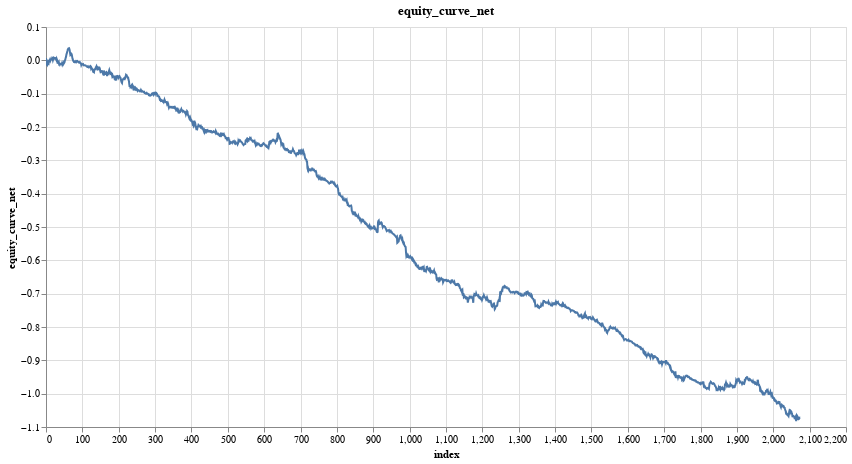

Source (notebook cell):
### Code cell
research.plot_column(model_trades, 'equity_curve_net')

### Figure 1 — Vega specification as saved in the notebook (floating-point values rounded to 4 significant figures; data arrays with more than 128 entries replaced by an {"elided": "..."} marker saying what was removed)
{"$schema": "https://vega.github.io/schema/vega/v6.json", "data": [{"name": "param_1e9efca18e7a2868_store"}, {"name": "source_0", "values": {"elided": "2075 records"}}, {"name": "source_0_x_domain_index", "values": [{"min": 0, "max": 2074}]}, {"name": "source_0_y_domain_equity_curve_net", "values": [{"min": -1.083, "max": 0.03483}]}], "signals": [{"name": "unit", "value": {}, "on": [{"events": "pointermove", "update": "isTuple(group()) ? group() : unit"}]}, {"name": "param_1e9efca18e7a2868", "update": "vlSelectionResolve(\"param_1e9efca18e7a2868_store\", \"union\")"}, {"name": "param_1e9efca18e7a2868_index", "on": [{"events": [{"source": "view", "type": "dblclick"}], "update": "null"}, {"events": {"signal": "param_1e9efca18e7a2868_translate_delta"}, "update": "panLinear(param_1e9efca18e7a2868_translate_anchor.extent_x, -param_1e9efca18e7a2868_translate_delta.x / width)"}, {"events": {"signal": "param_1e9efca18e7a2868_zoom_delta"}, "update": "zoomLinear(domain(\"x\"), param_1e9efca18e7a2868_zoom_anchor.x, param_1e9efca18e7a2868_zoom_delta)"}]}, {"name": "param_1e9efca18e7a2868_equity_curve_net", "on": [{"events": [{"source": "view", "type": "dblclick"}], "update": "null"}, {"events": {"signal": "param_1e9efca18e7a2868_translate_delta"}, "update": "panLinear(param_1e9efca18e7a2868_translate_anchor.extent_y, param_1e9efca18e7a2868_translate_delta.y / height)"}, {"events": {"signal": "param_1e9efca18e7a2868_zoom_delta"}, "update": "zoomLinear(domain(\"y\"), param_1e9efca18e7a2868_zoom_anchor.y, param_1e9efca18e7a2868_zoom_delta)"}]}, {"name": "param_1e9efca18e7a2868_tuple", "on": [{"events": [{"signal": "param_1e9efca18e7a2868_index || param_1e9efca18e7a2868_equity_curve_net"}], "update": "param_1e9efca18e7a2868_index && param_1e9efca18e7a2868_equity_curve_net ? {unit: \"\", fields: param_1e9efca18e7a2868_tuple_fields, values: [param_1e9efca18e7a2868_index,param_1e9efca18e7a2868_equity_curve_net]} : null"}]}, {"name": "param_1e9efca18e7a2868_tuple_fields", "value": [{"field": "index", "channel": "x", "type": "R"}, {"field": "equity_curve_net", "channel": "y", "type": "R"}]}, {"name": "param_1e9efca18e7a2868_translate_anchor", "value": {}, "on": [{"events": [{"source": "scope", "type": "pointerdown"}], "update": "{x: x(unit), y: y(unit), extent_x: domain(\"x\"), extent_y: domain(\"y\")}"}]}, {"name": "param_1e9efca18e7a2868_translate_delta", "value": {}, "on": [{"events": [{"source": "window", "between": [{"source": "scope", "type": "pointerdown"}, {"source": "window", "type": "pointerup"}], "type": "pointermove", "consume": true}], "update": "{x: param_1e9efca18e7a2868_translate_anchor.x - x(unit), y: param_1e9efca18e7a2868_translate_anchor.y - y(unit)}"}]}, {"name": "param_1e9efca18e7a2868_zoom_anchor", "on": [{"events": [{"source": "scope", "consume": true, "type": "wheel"}], "update": "{x: invert(\"x\", x(unit)), y: invert(\"y\", y(unit))}"}]}, {"name": "param_1e9efca18e7a2868_zoom_delta", "on": [{"events": [{"source": "scope", "consume": true, "type": "wheel"}], "update": "pow(1.001, event.deltaY * pow(16, event.deltaMode))", "force": true}]}, {"name": "param_1e9efca18e7a2868_modify", "on": [{"events": {"signal": "param_1e9efca18e7a2868_tuple"}, "update": "modify(\"param_1e9efca18e7a2868_store\", param_1e9efca18e7a2868_tuple, true)"}]}], "marks": [{"type": "line", "name": "marks", "from": {"data": "source_0"}, "sort": {"field": "x"}, "encode": {"update": {"stroke": {"value": "#4c78a8"}, "x": {"field": "index", "scale": "x"}, "y": {"field": "equity_curve_net", "scale": "y"}, "defined": {"signal": "isValid(datum[\"index\"]) && isFinite(+datum[\"index\"]) && isValid(datum[\"equity_curve_net\"]) && isFinite(+datum[\"equity_curve_net\"])"}, "tooltip": {"signal": "{\"index\": format(datum[\"index\"], \"\"), \"equity_curve_net\": format(datum[\"equity_curve_net\"], \"\")}"}}}, "clip": true, "style": ["line"], "interactive": true}], "scales": [{"name": "x", "type": "linear", "domain": [{"signal": "(data(\"source_0_x_domain_index\")[0] || {}).min"}, {"signal": "(data(\"source_0_x_domain_index\")[0] || {}).max"}], "range": [0, {"signal": "width"}], "nice": true, "domainRaw": {"signal": "param_1e9efca18e7a2868[\"index\"]"}, "zero": false}, {"name": "y", "type": "linear", "domain": [{"signal": "(data(\"source_0_y_domain_equity_curve_net\")[0] || {}).min"}, {"signal": "(data(\"source_0_y_domain_equity_curve_net\")[0] || {}).max"}], "range": [{"signal": "height"}, 0], "domainRaw": {"signal": "param_1e9efca18e7a2868[\"equity_curve_net\"]"}, "nice": true, "zero": true}], "axes": [{"scale": "x", "labels": false, "maxExtent": 0, "orient": "bottom", "domain": false, "minExtent": 0, "tickCount": {"signal": "ceil(width/40)"}, "aria": false, "gridScale": "y", "zindex": 0, "grid": true, "ticks": false}, {"scale": "y", "tickCount": {"signal": "ceil(height/40)"}, "gridScale": "x", "orient": "left", "domain": false, "labels": false, "maxExtent": 0, "ticks": false, "zindex": 0, "grid": true, "aria": false, "minExtent": 0}, {"scale": "x", "labelFlush": true, "title": "index", "orient": "bottom", "tickCount": {"signal": "ceil(width/40)"}, "zindex": 0, "labelOverlap": true, "grid": false}, {"scale": "y", "zindex": 0, "orient": "left", "grid": false, "title": "equity_curve_net", "tickCount": {"signal": "ceil(height/40)"}, "labelOverlap": true}], "title": {"text": "equity_curve_net", "frame": "group"}, "width": 800, "padding": 5, "height": 400, "style": "cell", "background": "white"}
